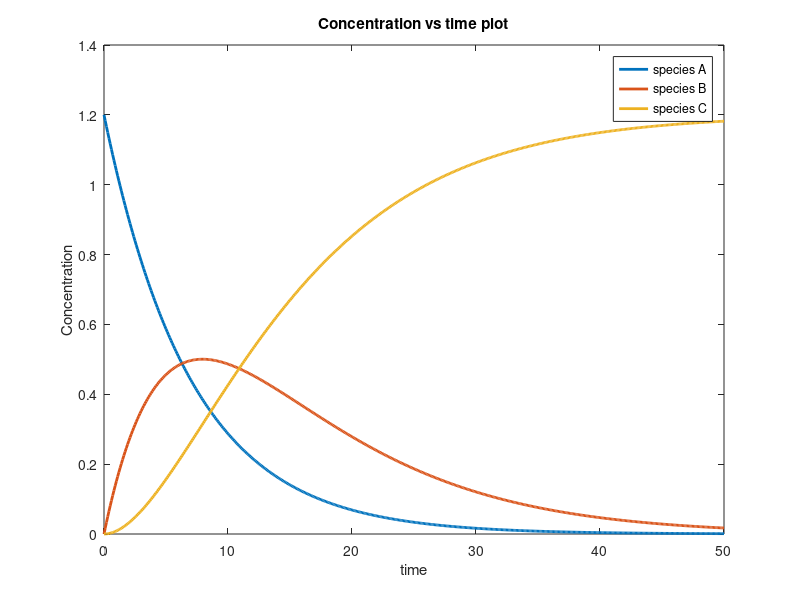

Write MATLAB code to recreate this figure.
%week 3, 2nd studio, prob3
%preamble
clear all; close all; clc; 

%PART a

%Inital concentration of species A
C_A0=1.2; %mol/L;

%k constatnt of species A
k1=0.143; %sec^-1

%k constant of species B
k2=0.11; %sec^-1

%time value
t=0:0.1:50;

%for loop calculating the concentration of each species
for i=1:length(t)
    
%Concentration of species A
C_A(i)= C_A0* exp(-k1*t(i));

%Concentration of species B
C_B(i)=C_A0*(k1/(k2-k1))*(exp(-k1*t(i))-exp(-k2*t(i)));
        
%Concentration of species C
C_C(i)=C_A0 -(C_A(i)+C_B(i));
    %end of for loop
end

%plot Concentration over time
plot (t,C_A,'linewidth',2)

%naming title
title('Concentration vs time plot')

%naming x label
xlabel('time')

%naming y label
ylabel('Concentration')

hold all

%plot species B
plot (t,C_B,'linewidth',2)

%plot species C
plot(t,C_C,'linewidth',2)

%naming each plot 
legend('species A','species B', 'species C')

%PART B
%initial max value of B
max_B=C_B(1);
max_index = 1;
%finding maximum value of B 
for i=2:length(C_B)
    if C_B(i)>max_B
        max_B=C_B(i);
        max_index=i;
    
    end
end
    disp(max_B)
  
    disp(t(max_index))
    
  
